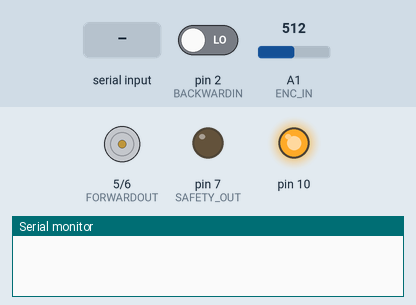
Bench run of a sketch on a simulated Arduino Uno, built with avr-gcc and run on an emulated ATmega328P. Parts: motor-driver pin pairs drawn as motors (green arrow = first pin HIGH = forward, orange = second pin HIGH = backward, longer = more drive), output pins drawn as LEDs (lit = HIGH), the last lines printed to the serial monitor. The test bench sets the inputs (shaded band); at power-on: pin 2 (BACKWARDIN) LOW, A1 (ENC_IN) = 512. Pins used as bus, display or sensor lines are not drawn.

Above: at 1.2 s.
1.3 s: "s" received over Serial
At 2.3 s:
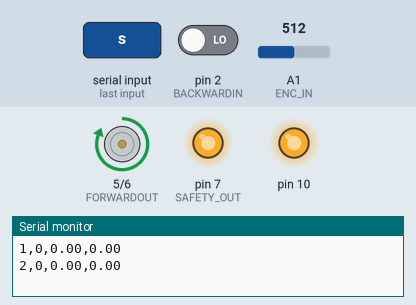
2.8 s: "c" received over Serial
At 3.4 s:
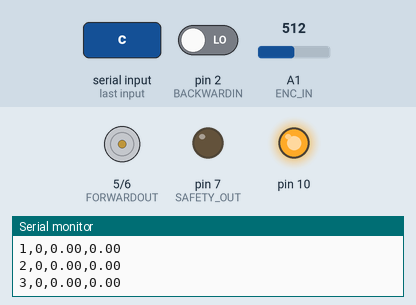
4.3 s: "a" received over Serial
At 4.6 s:
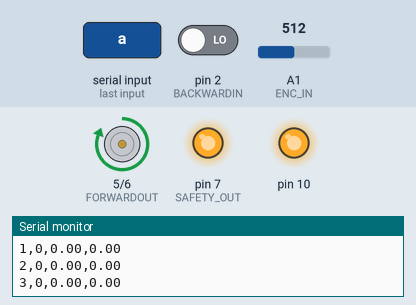
Timing chart, 0 to 9.9 s (numbered marks = the images above; inputs shaded):
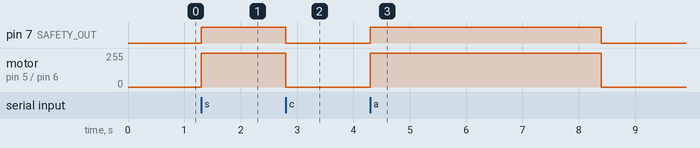

Measured:
- after the input at 1.3 s, pin 7 (SAFETY_OUT): LOW → HIGH at once; motor on pin 5 (FORWARDOUT) / pin 6 (BACKWARDOUT): stopped → forward 255/255 at once
- after the input at 2.8 s, pin 7 (SAFETY_OUT): HIGH → LOW at once; motor on pin 5 (FORWARDOUT) / pin 6 (BACKWARDOUT): forward 255/255 → stopped at once
- after the input at 4.3 s, pin 7 (SAFETY_OUT): LOW → HIGH at once, → LOW 4.1 s later; motor on pin 5 (FORWARDOUT) / pin 6 (BACKWARDOUT): stopped → forward 255/255 at once, → stopped 4.1 s later

The sketch:

SpeedControl_Closeloop_2024.ino
```cpp
#include <SPI.h>

#define ENC_IN A1 //interrupt
#define FORWARDIN 1
#define BACKWARDIN 2
#define SAFTY_IN 3
#define FORWARDOUT 5
#define BACKWARDOUT 6
#define SAFETY_OUT 7
#define NOISE_THRESHOLD 20 // Adjust this threshold as needed

byte address = 0x00;
int CS = 4;
int i = 0;
int j = 0;
int ENC_COUNT_REV = 48;
volatile long encoderValue = 0;
long currentMillis = 0;
long previousMillis = 0;
int interval = 500;
int rpm = 0;
float KmperHr = 0;
float DperR = 1.41/1000;
int stateFW = 0 ;
int stateBW = 0 ;
int statePedal = 0 ;
int adjust_speed = 0, adjust_8bit =0 ; //set initial to 0 V
int bit;
bool countENC = false ;
bool start = false ;
int previousState = LOW;
int currentState = LOW;
float vall[11];
int count=0;
float currentSpeed,result,AvgSpeed;
float setSpeedd= 5.0;
float Kprop = 1,Kintegral = 0.00113,Kderiv =3.35;
float sigmaerror=0, dT,preverror,prev=0,adjust,prevadjust;

void setup() {
  pinMode(FORWARDIN, INPUT);
  pinMode(BACKWARDIN, INPUT);
  pinMode(SAFTY_IN, INPUT);
  pinMode(FORWARDOUT, OUTPUT);
  pinMode(BACKWARDOUT, OUTPUT);
  pinMode(SAFETY_OUT, OUTPUT);
  pinMode(CS, OUTPUT);
  pinMode(ENC_IN, INPUT);
  SPI.begin();
  Serial.begin(9600);
  digitalPotWrite(0);
  previousMillis = millis();
}

void updateEncoder()
{
  currentState = analogRead(ENC_IN);

  if (currentState > 400 && previousState < 80) {
    encoderValue++; // Increment count on rising edge
  }
  previousState = currentState;
}

void loop() {
  updateEncoder();
  currentMillis = millis();
  if(countENC){
  if (currentMillis - previousMillis> interval) {
      previousMillis = currentMillis;
      stateFW = digitalRead(FORWARDIN);
      stateBW = digitalRead(BACKWARDIN);
      statePedal = 1;
      // if(encoderValue < 25){
      //   ENC_COUNT_REV = 34;
      // }
      // if(encoderValue >= 25 && encoderValue <=80){
      //   ENC_COUNT_REV = 0.414*encoderValue+24;
      // }
      // if(encoderValue > 80){
      //   ENC_COUNT_REV = 45;
      // }

      rpm = (float)(encoderValue * 60 / ENC_COUNT_REV);

      // Calculate Km/hr
      KmperHr = (float)(((rpm*60)*DperR)*2);
      averagefilter(KmperHr);
      j++;
      currentSpeed = KmperHr;

      if(j<20){
        AvgSpeed = KmperHr;
      }
      else{
        AvgSpeed = averagefilter(KmperHr);
      }
      Serial.print(j);
      Serial.print(",");
      Serial.print(encoderValue);
      Serial.print(",");
      Serial.print(KmperHr); //with out avg filter
      Serial.print(",");
      Serial.println(AvgSpeed);

      adjust = SpeedControl(currentSpeed,setSpeedd,currentMillis,statePedal);
      if(adjust > 30){
        adjust = 30;
      }
      // Serial.println(adjust);
      autospeed();
      encoderValue = 0;
  }
  }
  else{
    digitalWrite(SAFETY_OUT, LOW);
    digitalWrite(FORWARDOUT, LOW);
    digitalPotWrite(0);
  }

  char inChar = Serial.read();
  if (inChar == 'c'){
    encoderValue = 0;
    KmperHr = 0;
    j=0;
    preverror = 0;
    prevadjust = 0;
    countENC = false;
    prev=0;
    dT=0;
    sigmaerror= 0;
    currentMillis = 0;

  }
  if (inChar == 's'){
    encoderValue=0;
    countENC = true;
  }
  if (inChar == 'a'){
    encoderValue=0;
    digitalPotWrite(0);
    digitalWrite(SAFETY_OUT, HIGH);
    digitalWrite(FORWARDOUT,HIGH);
    delay(100);
    digitalPotWrite(30);
    delay(4000);
    digitalWrite(SAFETY_OUT, LOW);
    digitalWrite(FORWARDOUT,LOW);
    digitalPotWrite(0);
    Serial.print("encoderValue: ");
    Serial.println(encoderValue);
  }
}

float SpeedControl(float current,float set,float currentTime,float state)
{
    float error = set-current ; //unit km/hr
    // dT = currentTime - prev;
    dT = 500;
    prev = currentTime;
    if(state == 1)
    {
      sigmaerror = sigmaerror+ (error*dT);

     adjust_speed = (error*Kprop)+(Kintegral*sigmaerror)+(Kderiv*((error-preverror)/dT)) ;
    if(error < 0.2 && error > -0.2 && preverror < 0.3 && preverror > -0.3)
     {
        adjust_speed = prevadjust;
     }
    }
    else
    {
      sigmaerror = 0;
      adjust_speed = 0;

    }
    // Serial.print("adjust_speed : ");
    // Serial.println(adjust_speed);
    preverror = error;
    prevadjust = adjust_speed;
    adjust_8bit = 2.8438 * adjust_speed + 5.2142 ; //y = 2.8438x + 5.2142

    if(adjust_8bit <= 13){
      adjust_8bit = 13 ;
    }
    return adjust_8bit;
}

void autospeed(){
  digitalWrite(SAFETY_OUT, HIGH);
  digitalWrite(FORWARDOUT, HIGH);
  delay(50);
  digitalPotWrite(adjust);
}

float averagefilter(float kmh)
{
  float sum = 0;
  if(count == 11)
  {
    count = 0;
  }
  else
  {  vall[count] = kmh;
  }
  for(int i = 0; i<11;i++)
  {
    sum += vall[i];
  }
  result = sum/10;
  count++;
  return result;

}

void digitalPotWrite(byte value){
    digitalWrite(CS, LOW);
    SPI.transfer(address);
    SPI.transfer(value);
    digitalWrite(CS, HIGH);
}
```
